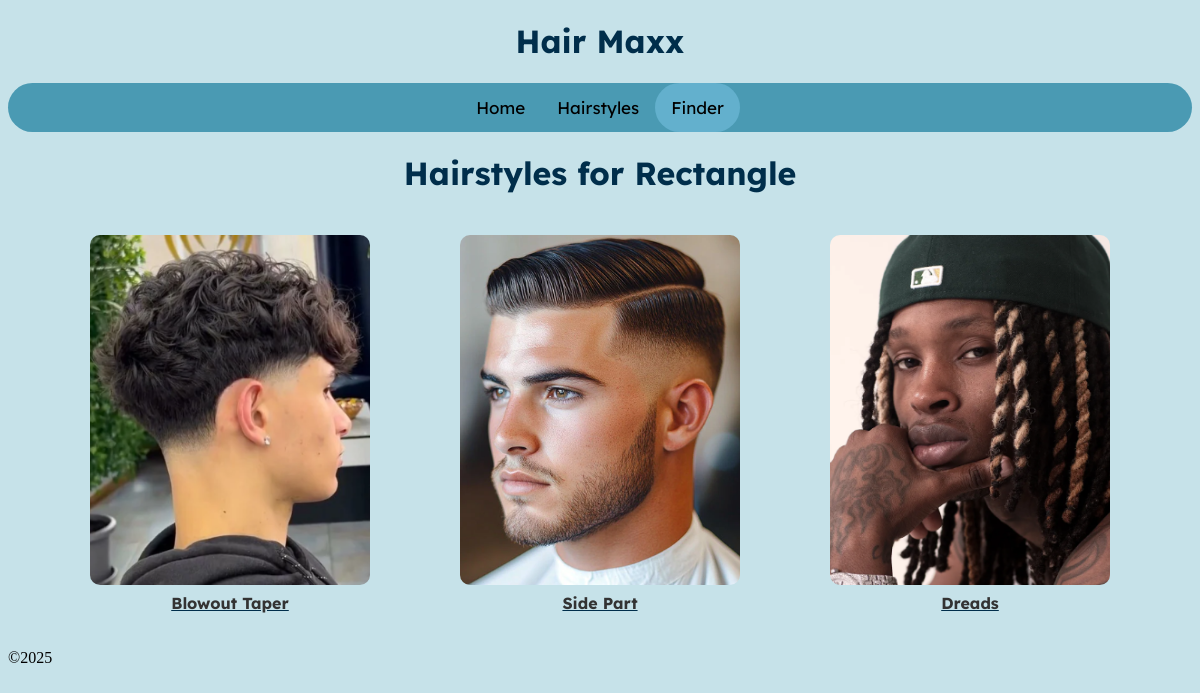
/faceshape/3, run on the app's committed database.
### tables this page shows
CREATE TABLE Faceshapes (faceshape_id INTEGER PRIMARY KEY AUTOINCREMENT, faceshape_name TEXT);

CREATE TABLE Hairstyles (hairstyle_id INTEGER PRIMARY KEY AUTOINCREMENT, hairstyle_name TEXT NOT NULL, hair_type TEXT, hairstyle_length TEXT, image_id INTEGER REFERENCES Images (image_id), faceshape_id INTEGER REFERENCES Faceshapes (faceshape_id));

CREATE TABLE Images (image_id INTEGER PRIMARY KEY AUTOINCREMENT, image_url TEXT);

### routes.py (the view)
@app.route('/faceshape/<int:id>')
def faceshape(id):
    conn = sqlite3.connect('Hairstyles.db')
    cur = conn.cursor()
    cur.execute("""
        SELECT h.hairstyle_id, h.hairstyle_name, i.image_url
        FROM Hairstyles h
        LEFT JOIN Images i ON i.image_id = h.image_id
        WHERE h.faceshape_id = ?
    """, (id,))
    hairstyles = cur.fetchall()
    cur.execute("SELECT faceshape_name FROM Faceshapes WHERE faceshape_id = ?", (id,))
    faceshape_name = cur.fetchone()
    conn.close()
    cleaned_hairstyles = []
    for h in hairstyles:
        image_filename = h[2].replace("static/images/", "") if h[2] else None
        cleaned_hairstyles.append((h[0], h[1], image_filename))
    return render_template('faceshape_hairstyles.html', faceshape_name=faceshape_name[0], hairstyles=cleaned_hairstyles)

### templates/faceshape_hairstyles.html
{% extends 'layout.html' %}
{% block content %}
<div class="topnav">
  <a href="/">Home</a>
  <a href="/all_hairstyles">Hairstyles</a>
  <a class="active" href="/faceshapes">Finder</a>
</div>
<h1>Hairstyles for {{ faceshape_name }}</h1>
<div class="hairstyle-grid">
  {% for h in hairstyles %}
    <div class="hairstyle-item">
      <a href="/hairstyle/{{ h[0] }}">
        <img src="{{ url_for('static', filename='images/' + h[2]) }}" alt="{{ h[1] }}">
        <p>{{ h[1] }}</p>
      </a>
    </div>
  {% endfor %}
</div>
{% endblock %}

### static/css/style.css (style rules this page uses)
body { background-color: #C6E2E9; }
h1 { color: #002e4b; font-family: "Lexend Deca" , sans-serif; text-align: center; }
p { color: #002e4b; font-family: "Lexend Deca" , sans-serif; text-align: center; }
a { color: #002e4b; font-family: "Lexend Deca" , sans-serif; text-align: center; }
.topnav { background-color: #4a9ab3; display: flex; justify-content: center; align-items: center; padding: 0; gap: 0; border-radius: 30px; }
.topnav a { display: inline-block; margin: 0; padding: 14px 16px; font-size: 17px; text-decoration: none; color: #000000; background-color: transparent; border-radius: 30px; }
.topnav a.active { background-color: #63b0cd; color: rgb(0, 0, 0); border-radius: 30px; }
img { display: block; margin-left: auto; margin-right: auto; max-width: 80%; height: auto; border-radius: 20px; }
.hairstyle-grid { display:flex; flex-wrap:wrap; gap:20px; justify-content:center; padding:20px; max-width:1200px; margin:0 auto; }
.hairstyle-item { width:350px; text-align:center; }
.hairstyle-item img { width:100%; height:350px; object-fit:cover; border-radius:10px; }
.hairstyle-item p { margin-top: 8px; font-weight: bold; color: #333; text-decoration: none; }

### data on the page
Faceshapes: faceshape_name "Rectangle"
Hairstyles: image_url (picture), hairstyle_name "Blowout Taper"
Hairstyles: image_url (picture), hairstyle_name "Side Part"
Hairstyles: image_url (picture), hairstyle_name "Dreads"
